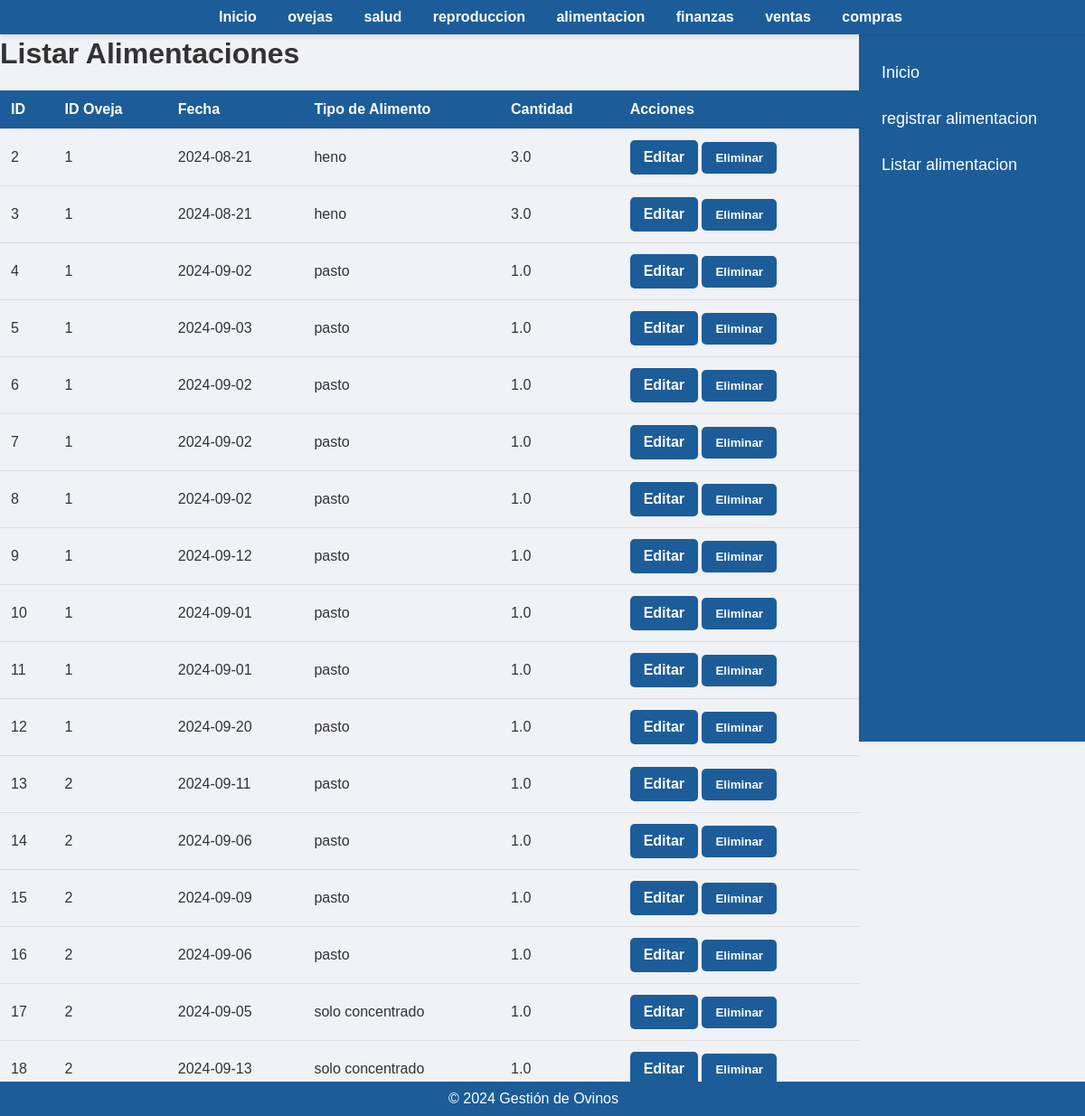
Screenshot of /listar_alimentacion with the database file from the repository.
### app/models.py (models this page shows)
class Alimentacion(db.Model):
    id = db.Column(db.Integer, primary_key=True)
    id_oveja = db.Column(db.Integer, db.ForeignKey('oveja.id'), nullable=False)
    fecha = db.Column(db.Date, nullable=False)
    tipo_alimento = db.Column(db.String(100), nullable=False)
    cantidad = db.Column(db.Float, nullable=False)

### app/routes.py (the view)
@app.route('/listar_alimentacion')
def listar_alimentacion():
    alimentaciones = Alimentacion.query.all()
    return render_template('listar_alimentacion.html', alimentaciones=alimentaciones)

### app/templates/listar_alimentacion.html (shortened to what this page needs)
<!DOCTYPE html>
<html>
<head>
    <link rel="stylesheet" href="{{ url_for('static', filename='styles.css') }}">
</head>
<body>
    <div class="navbar">
        <a href="{{ url_for('index') }}">Inicio</a>
        <a href="{{ url_for('oveja') }}"> ovejas  </a>
        <a href="{{ url_for('salud') }}">salud</a>
        <a href="{{url_for('reproduccion')}}"> reproduccion</a>
        <a href="{{url_for('alimentacion')}}">alimentacion</a></li>
        <a href="{{url_for('finanzas')}}">finanzas</a></li>
        <a href="{{url_for('venta')}}">ventas</a></li>
        <a href="{{url_for('compra')}}">compras</a></li>
    </div>
    <footer>
        &copy; 2024 Gestión de Ovinos
    </footer>
    <div class="sidebar">
        <a href="{{ url_for('index') }}">Inicio</a>
    <a href="{{url_for('registrar_alimentacion')}}">registrar alimentacion</a></li>
    <a href="{{url_for('listar_alimentacion')}}">Listar alimentacion</a></li>
    </div>
    <h1>Listar Alimentaciones</h1>
    <table>
        <thead>
            <tr>
                <th>ID</th>
                <th>ID Oveja</th>
                <th>Fecha</th>
                <th>Tipo de Alimento</th>
                <th>Cantidad</th>
                <th>Acciones</th>
            </tr>
        </thead>
        <tbody>
            {% for alimentacion in alimentaciones %}
            <tr>
                <td>{{ alimentacion.id }}</td>
                <td>{{ alimentacion.id_oveja }}</td>
                <td>{{ alimentacion.fecha }}</td>
                <td>{{ alimentacion.tipo_alimento }}</td>
                <td>{{ alimentacion.cantidad }}</td>
                <td>
                    <a href="{{ url_for('editar_alimentacion', id=alimentacion.id) }}"class='btn'>Editar</a>
                    <form action="{{ url_for('eliminar_alimentacion', id=alimentacion.id) }}" method="post" style="display:inline;">
                        <button type="submit" class="btn btn-danger" onclick="return confirm('¿Estás seguro de que deseas eliminar esta entrada de alimentacion?');">Eliminar</button>
                    </form>
                </td>
            </tr>
            {% endfor %}
        </tbody>
    </table>
</body>
</html>

### app/static/styles.css (style rules this page uses)
body { font-family: 'Arial', sans-serif; background-color: #f0f2f5; color: #333; margin: 0; padding: 0; padding-top: 20px; }
.navbar { background-color: #1c5d99; padding: 10px 20px; text-align: center; box-shadow: 0 2px 5px rgba(0, 0, 0, 0.1); position: fixed; top: 0; left: 0; width: 100%; z-index: 1000; }
.navbar a { color: #ffffff; text-decoration: none; margin: 0 15px; font-weight: bold; }
.sidebar { height: calc(100vh - 35px); width: 250px; position: fixed; top: 35px; right: 0; background-color: #1c5d99; padding-top: 20px; box-shadow: 2px 0 5px rgba(0, 0, 0, 0.1); overflow-y: auto; z-index: 900; }
.sidebar a { padding: 15px 25px; text-decoration: none; font-size: 18px; color: #ffffff; display: block; transition: 0.3s; }
form { margin: 20px 0; }
button { background-color: #1c5d99; color: white; padding: 10px 15px; border: none; border-radius: 5px; cursor: pointer; font-weight: bold; }
table { width: calc(100% - 250px); margin-right: 250px; border-collapse: collapse; margin: 20px 0; }
th, td { padding: 12px; border-bottom: 1px solid #ddd; text-align: left; }
th { background-color: #1c5d99; color: white; }
footer { background-color: #1c5d99; color: white; text-align: center; padding: 10px; position: fixed; bottom: 0; width: calc(100%); right: 0; z-index: 850; }
.btn { display: inline-block; padding: 10px 15px; background-color: #1c5d99; color: white; text-decoration: none; border-radius: 5px; font-weight: bold; text-align: center; }

### rows the page displays
Alimentacion: id "2", id_oveja "1", fecha "2024-08-21", tipo_alimento "heno", cantidad "3.0"
Alimentacion: id "3", id_oveja "1", fecha "2024-08-21", tipo_alimento "heno", cantidad "3.0"
Alimentacion: id "4", id_oveja "1", fecha "2024-09-02", tipo_alimento "pasto", cantidad "1.0"
Alimentacion: id "5", id_oveja "1", fecha "2024-09-03", tipo_alimento "pasto", cantidad "1.0"
Alimentacion: id "6", id_oveja "1", fecha "2024-09-02", tipo_alimento "pasto", cantidad "1.0"
Alimentacion: id "7", id_oveja "1", fecha "2024-09-02", tipo_alimento "pasto", cantidad "1.0"
Alimentacion: id "8", id_oveja "1", fecha "2024-09-02", tipo_alimento "pasto", cantidad "1.0"
Alimentacion: id "9", id_oveja "1", fecha "2024-09-12", tipo_alimento "pasto", cantidad "1.0"
Alimentacion: id "10", id_oveja "1", fecha "2024-09-01", tipo_alimento "pasto", cantidad "1.0"
Alimentacion: id "11", id_oveja "1", fecha "2024-09-01", tipo_alimento "pasto", cantidad "1.0"
Alimentacion: id "12", id_oveja "1", fecha "2024-09-20", tipo_alimento "pasto", cantidad "1.0"
Alimentacion: id "13", id_oveja "2", fecha "2024-09-11", tipo_alimento "pasto", cantidad "1.0"
Alimentacion: id "14", id_oveja "2", fecha "2024-09-06", tipo_alimento "pasto", cantidad "1.0"
Alimentacion: id "15", id_oveja "2", fecha "2024-09-09", tipo_alimento "pasto", cantidad "1.0"
Alimentacion: id "16", id_oveja "2", fecha "2024-09-06", tipo_alimento "pasto", cantidad "1.0"
Alimentacion: id "17", id_oveja "2", fecha "2024-09-05", tipo_alimento "solo concentrado", cantidad "1.0"
Alimentacion: id "18", id_oveja "2", fecha "2024-09-13", tipo_alimento "solo concentrado", cantidad "1.0"
